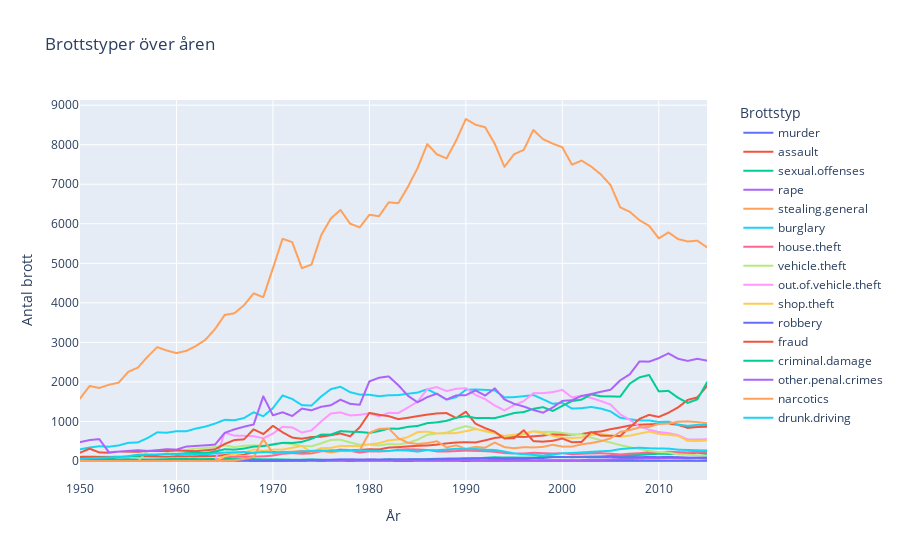

The notebook cell saved with this chart:
### Code cell
# Konvertera till lång form
df_long = df.melt(id_vars=['Year'], 
                  value_vars=crime_cols, 
                  var_name='Crime', 
                  value_name='Count')

# Skapa lineplot med Plotly Express
fig = px.line(df_long, 
              x='Year', 
              y='Count', 
              color='Crime', 
              title='Brottstyper över åren',
              labels={'Count':'Antal brott', 'Year':'År'},
              hover_data={'Crime':True, 'Count':True, 'Year':True})

fig.update_layout(legend=dict(title='Brottstyp', x=1.05, y=1))  # Flytta legend utanför plot
fig
